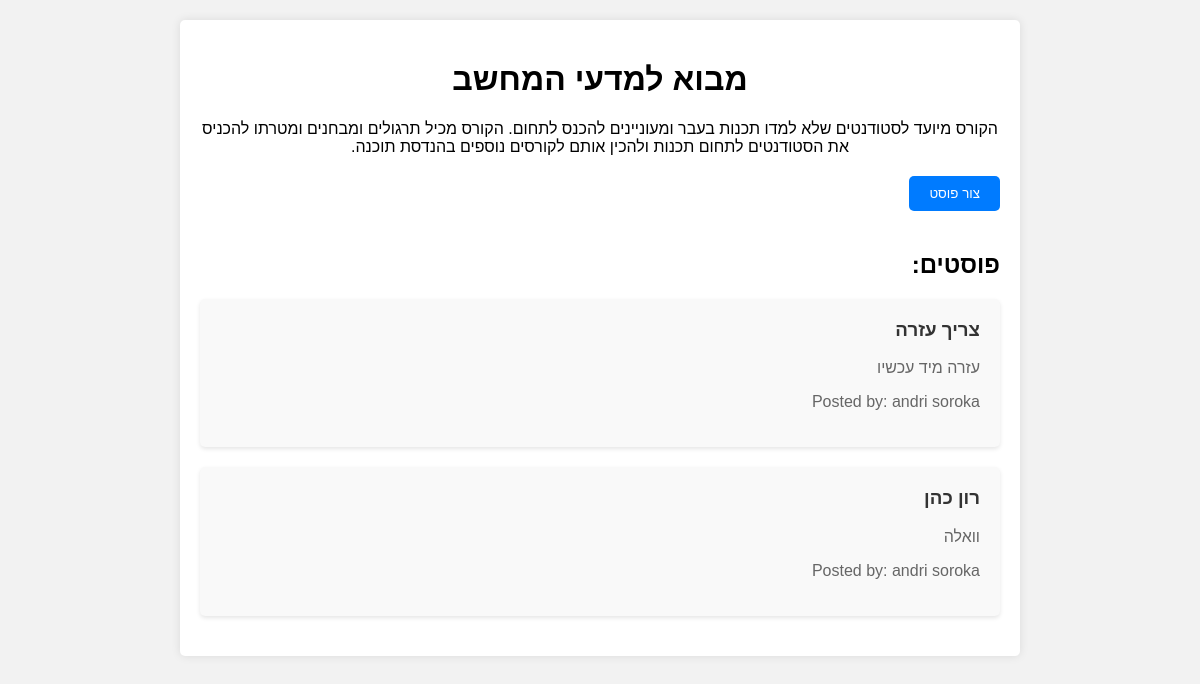
Before: /blog/1/ with the older database file.
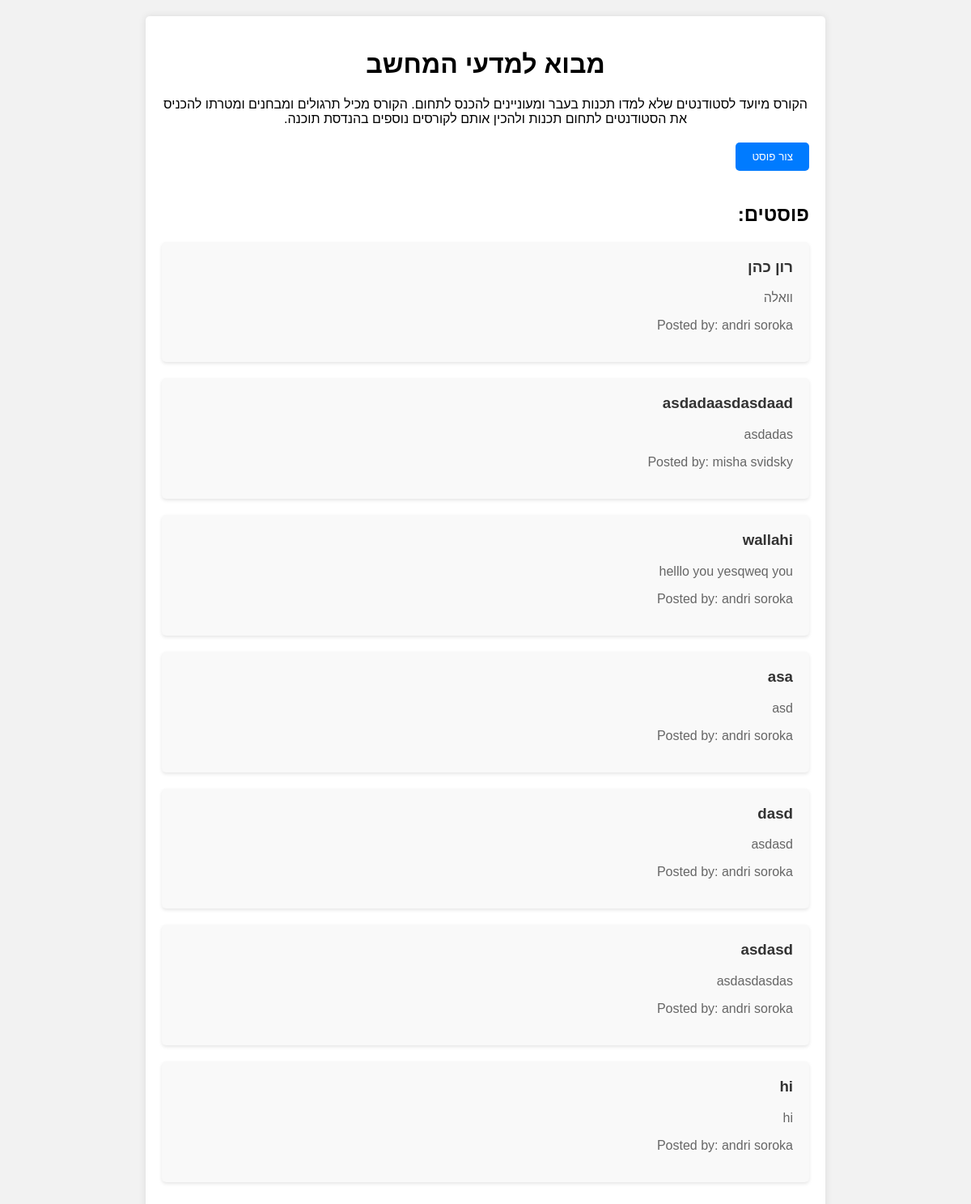
After: the same page with the newer database file.
### S4S/models.py (models this page shows, shortened)
class Blog(models.Model):
    title = models.CharField(max_length=100)
    description = models.TextField(default='No description')

class Post2(models.Model):
    title = models.CharField(max_length=100)
    user_name = models.CharField(default="none", max_length=100)
    content = models.TextField()
    date_posted = models.DateTimeField(default=timezone.now)
    blog = models.ForeignKey('Blog', on_delete=models.CASCADE, null=True)
    candidate = models.ForeignKey('Candidate', on_delete=models.CASCADE, null=True, blank=True)
    student = models.ForeignKey('Student', on_delete=models.CASCADE, null=True, blank=True)
    graduate = models.ForeignKey('Graduate', on_delete=models.CASCADE, null=True, blank=True)

### S4S/blogim.py (the view, shortened to what this page needs)
# urls.py: path('blog/<int:blog_id>/', blogim.blog_detail, name='blog_detail'),
def blog_detail(request, blog_id):
    blog = Blog.objects.get(pk=blog_id)
    posts2 = Post2.objects.filter(blog=blog)
    current_user = None
    return render(request, 'blog.detail.html', {'blog': blog, 'posts2': posts2, 'current_user': current_user})

### templates/blog.detail.html (shortened to what this page needs)
<!DOCTYPE html>
<html lang="en">
<head>
</head>
<body>
    <div class="container">
        <div class="header">
            <h1>{{ blog.title }}</h1>
            <p>{{ blog.description }}</p>
        </div>
        <button class="create-post-button" onclick="toggleCreatePostForm()">צור פוסט</button>
        <div class="posts">
            <h2>פוסטים:</h2>
            {% for post2 in posts2 %}
                <div class="post">
                    <h3>{{ post2.title }}</h3>
                    <p>{{ post2.content }}</p>
                    <p>Posted by: {{ post2.user_name }}</p>
                </div>
            {% endfor %}
        </div>
    </div>
</body>
</html>

### templates/blog.detail.html (style rules this page uses)
body { font-family: Arial, sans-serif; margin: 0; padding: 0; background-color: #f2f2f2; direction: rtl; }
.container { max-width: 800px; margin: 20px auto; padding: 20px; background-color: #fff; border-radius: 5px; box-shadow: 0 0 10px rgba(0, 0, 0, 0.1); }
.header { text-align: center; margin-bottom: 20px; }
.post { background-color: #f9f9f9; border-radius: 5px; padding: 20px; margin-bottom: 20px; box-shadow: 0 2px 4px rgba(0, 0, 0, 0.1); }
.post h3 { margin-top: 0; color: #333; }
.post p { color: #666; }
.create-post-button { background-color: #007bff; color: #fff; border: none; padding: 10px 20px; border-radius: 5px; cursor: pointer; margin-bottom: 20px; }

Changed rows visible on the page:
removed Post2: title "צריך עזרה", content "עזרה מיד עכשיו", user_name "andri soroka"
added Post2: title "asdadaasdasdaad", content "asdadas", user_name "misha svidsky"
added Post2: title "wallahi", content "helllo you yesqweq you", user_name "andri soroka"
added Post2: title "asa", content "asd", user_name "andri soroka"
added Post2: title "dasd", content "asdasd", user_name "andri soroka"
added Post2: title "asdasd", content "asdasdasdas", user_name "andri soroka"
added Post2: title "hi", content "hi", user_name "andri soroka"
